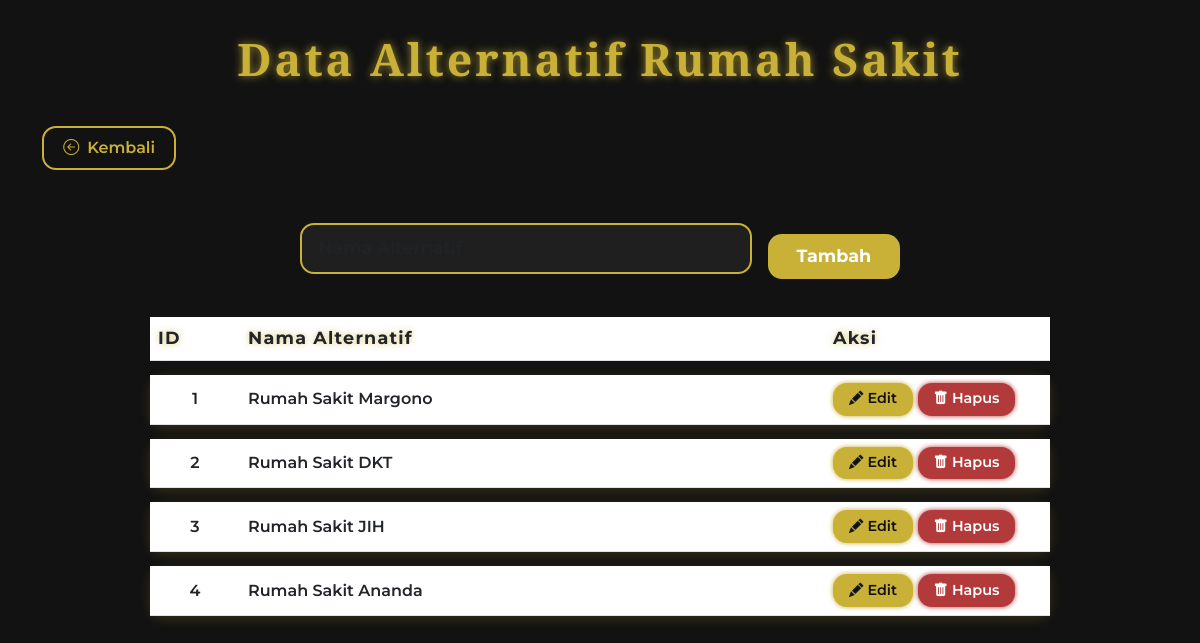
The page /alternatif.php (signed in) on the database its author committed.
### tables this page shows
CREATE TABLE `alternatif` (
  `id` int(11) NOT NULL,
  `nama` varchar(100) NOT NULL
);

### alternatif.php (the view, shortened to what this page needs)
<?php
include 'koneksi.php';
?>
<!DOCTYPE html>
<html lang="en">
<head>
    <link href="https://cdn.jsdelivr.net/npm/bootstrap@5.3.0/dist/css/bootstrap.min.css" rel="stylesheet" />
    <link href="https://cdn.jsdelivr.net/npm/bootstrap-icons@1.10.5/font/bootstrap-icons.css" rel="stylesheet" />
</head>
<body>
    <div class="container">
        <h2>Data Alternatif Rumah Sakit</h2>
        <a href="index.php" class="btn-back" aria-label="Kembali ke halaman utama">
            <i class="bi bi-arrow-left-circle"></i> Kembali
        </a>
        <form method="POST" class="mb-4" role="form" aria-label="Form tambah data alternatif">
            <input type="text" name="nama" class="form-control" placeholder="Nama Alternatif" required
                aria-required="true" />
            <button type="submit" name="tambah" class="btn btn-primary mt-3">Tambah</button>
        </form>
        <table class="table" aria-label="Tabel data alternatif Rumah Sakit">
            <thead>
                <tr>
                    <th>ID</th>
                    <th>Nama Alternatif</th>
                    <th>Aksi</th>
                </tr>
            </thead>
            <tbody>
                <?php
                $res = $conn->query("SELECT * FROM alternatif ORDER BY id ASC");
                while ($row = $res->fetch_assoc()) {
                    $id = htmlspecialchars($row['id']);
                    $nama = htmlspecialchars($row['nama']);
                    echo "<tr>
                        <td>{$id}</td>
                        <td>{$nama}</td>
                        <td>
                            <button class='btn btn-warning btn-sm' data-bs-toggle='modal' data-bs-target='#editModal{$id}' aria-label='Edit {$nama}'>
                                <i class='bi bi-pencil-fill'></i> Edit
                            </button>
                            <a href='?hapus={$id}' onclick='return confirm(\"Yakin hapus {$nama}?\")' class='btn btn-danger btn-sm' aria-label='Hapus {$nama}'>
                                <i class='bi bi-trash-fill'></i> Hapus
                            </a>
                        </td>
                    </tr>";
                }
                ?>
            </tbody>
        </table>
    </div>
</body>
</html>

### alternatif.php (style rules this page uses)
body { margin: 0; background: #121212; color: #f0e9db; font-family: 'Montserrat', sans-serif; min-height: 100vh; padding: 2rem 1rem; }
h2 { font-family: 'Playfair Display', serif; font-weight: 700; font-size: 2.8rem; color: #c9b037; letter-spacing: 3px; text-align: center; margin-bottom: 2.5rem; text-shadow: 0 0 8px rgba(201, 176, 55, 0.75); }
.btn-back { display: inline-flex; align-items: center; gap: 0.5rem; background-color: transparent; border: 2px solid #c9b037; color: #c9b037; font-weight: 600; padding: 0.5rem 1.2rem; border-radius: 14px; text-decoration: none; transition: all 0.3s ease; margin-bottom: 3rem; user-select: none; }
form.mb-4 { max-width: 600px; margin: 0 auto 3rem auto; display: flex; gap: 1rem; align-items: center; }
form input[type="text"] { flex-grow: 1; padding: 0.65rem 1rem; font-size: 1.1rem; border-radius: 14px; border: 2px solid #c9b037; background-color: #1f1f1f; color: #f0e9db; font-weight: 600; transition: border-color 0.3s ease, background-color 0.3s ease; }
form button.btn-primary { background-color: #c9b037; border: none; font-weight: 700; padding: 0.6rem 1.8rem; border-radius: 14px; font-size: 1.1rem; cursor: pointer; transition: background-color 0.3s ease, box-shadow 0.3s ease; }
table { width: 100%; max-width: 900px; margin: 0 auto 4rem auto; border-collapse: separate; border-spacing: 0 14px; font-size: 1rem; color: #f0e9db; }
thead tr { color: #c9b037; font-weight: 700; font-size: 1.1rem; letter-spacing: 1.2px; text-shadow: 0 0 7px rgba(201, 176, 55, 0.7); }
tbody tr { background-color: #1f1f1f; border-radius: 14px; box-shadow: 0 3px 12px rgba(201, 176, 55, 0.2); transition: background-color 0.25s ease; }
tbody td { padding: 1rem 1.4rem; vertical-align: middle; font-weight: 600; }
tbody td:first-child { text-align: center; width: 10%; }
tbody td:nth-child(3) { width: 25%; }
.btn-warning { background-color: #c9b037; border: none; color: #121212; font-weight: 600; padding: 0.35rem 1rem; border-radius: 14px; box-shadow: 0 0 5px #c9b037; transition: background-color 0.3s ease, box-shadow 0.3s ease; font-size: 0.9rem; cursor: pointer; }
.btn-danger { background-color: #b33a3a; border: none; font-weight: 600; padding: 0.35rem 1rem; border-radius: 14px; box-shadow: 0 0 5px #b33a3a; transition: background-color 0.3s ease, box-shadow 0.3s ease; font-size: 0.9rem; cursor: pointer; color: #fff; }

### rows shown on the page
alternatif: id "1", nama "Rumah Sakit Margono"
alternatif: id "2", nama "Rumah Sakit DKT"
alternatif: id "3", nama "Rumah Sakit JIH"
alternatif: id "4", nama "Rumah Sakit Ananda"
